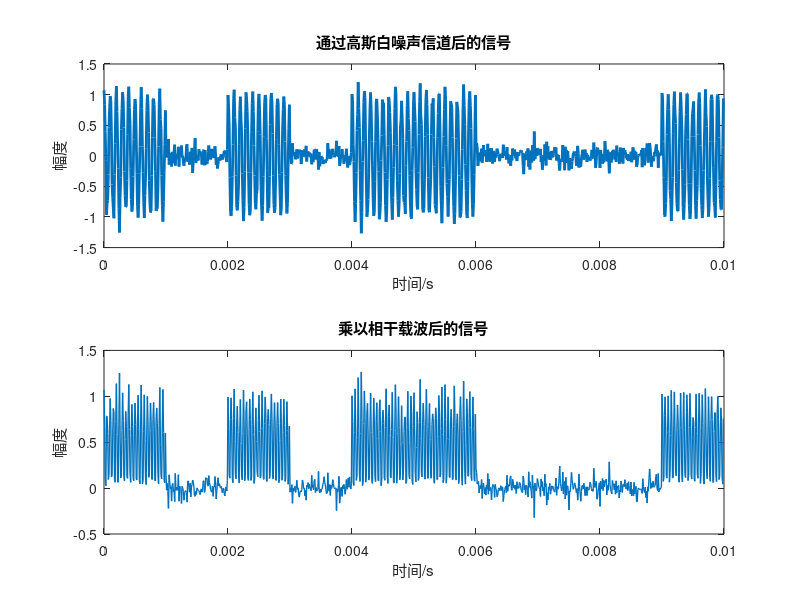
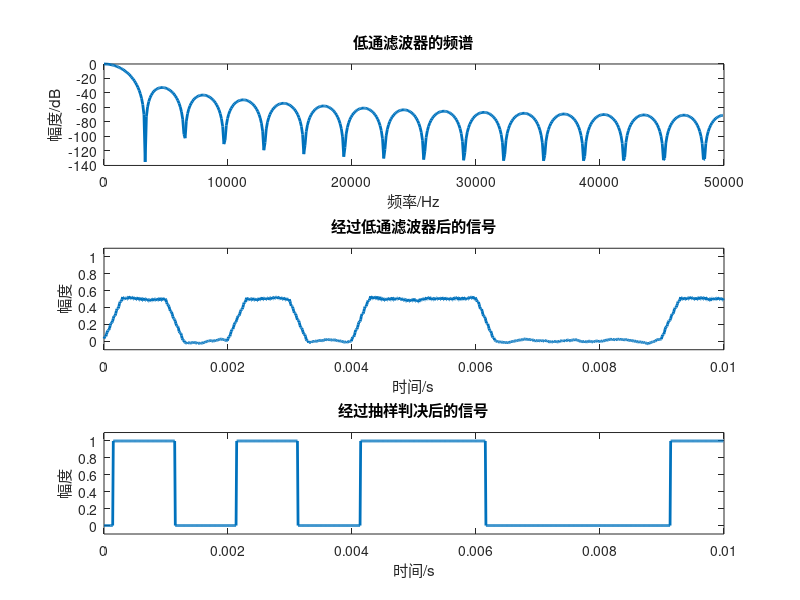
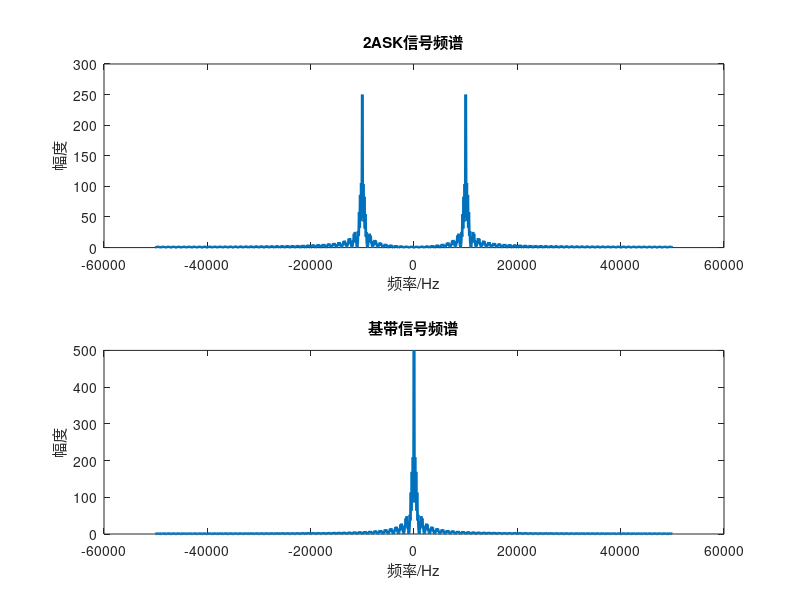
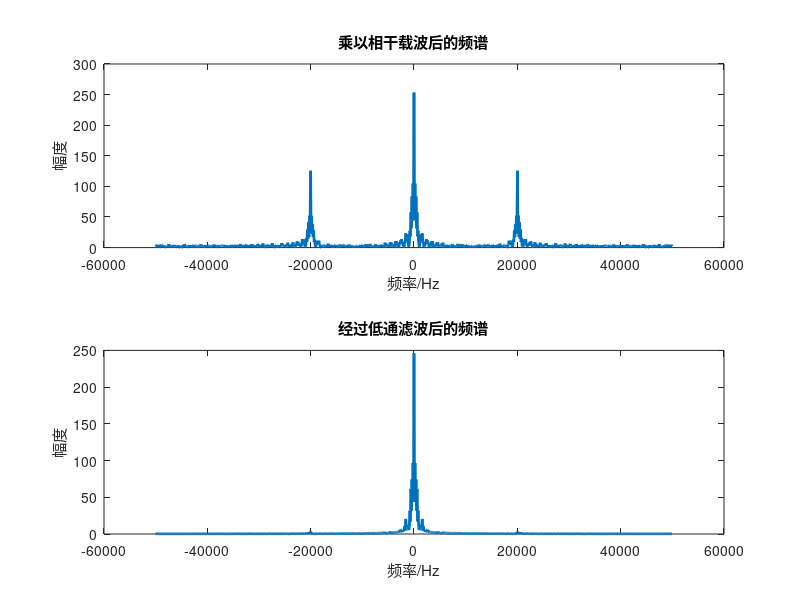

Recreate these plots in MATLAB, in order.
clear all;                 
close all;                  
clc;                        
%% 基本参数
M=10;                       % 产生码元数    
L=100;                      % 每码元复制L次,每个码元采样次数
Ts=0.001;                   % 每个码元的宽度,即码元的持续时间
Rb=1/Ts;                    % 码元速率1K
dt=Ts/L;                    % 采样间隔
TotalT=M*Ts;                % 总时间
t=0:dt:TotalT-dt;           % 时间
Fs=1/dt;                    % 采样间隔的倒数即采样频率

%% 产生单极性波形
wave=randi([0,1],1,M);      % 产生二进制随机码,M为码元个数
fz=ones(1,L);               % 定义复制的次数L,L为每码元的采样点数
x1=wave(fz,:);              % 将原来wave的第一行复制L次，称为L*M的矩阵
jidai=reshape(x1,1,L*M);    % 产生单极性不归零矩形脉冲波形，将刚得到的L*M矩阵，按列重新排列形成1*(L*M)的矩阵

%% 2ASK调制
fc=10000;                   % 载波频率      
zb=cos(2*pi*fc*t);          % 载波
ask2=jidai.*zb;             % 调制 
figure(1);                  
subplot(211);               
plot(t,jidai,'LineWidth',2);
title('基带信号波形');      
xlabel('时间/s');           
ylabel('幅度');            
axis([0,TotalT,-0.1,1.1])   

subplot(212)                 
plot(t,ask2,'LineWidth',2);  
title('2ASK信号波形')  
axis([0,TotalT,-1.1,1.1]); 
xlabel('时间/s');           
ylabel('幅度');             
%% 信号经过高斯白噪声信道
tz=awgn(ask2,20);           % 加噪
subplot(211);                
plot(t,tz,'LineWidth',2);   
axis([0,TotalT,-1.5,1.5]);  
title('通过高斯白噪声信道后的信号');
xlabel('时间/s');           
ylabel('幅度');             
%% 解调部分
tz=tz.*zb;                  % 相干解调，乘以相干载波
subplot(212)                 
plot(t,tz,'LineWidth',1)    
axis([0,TotalT,-0.5,1.5]);  
title("乘以相干载波后的信号")
xlabel('时间/s');           
ylabel('幅度');            
%% 加噪信号经过滤波器
% 低通滤波器设计
fp=2*Rb;                    % 低通滤波器截止频率，乘以2是因为下面要将模拟频率转换成数字频率wp=Rb/(Fs/2)
b=fir1(30, fp/Fs, boxcar(31));% 生成fir滤波器系统函数中分子多项式的系数
% fir1函数三个参数分别是阶数，数字截止频率，滤波器类型
% 这里是生成了30阶(31个抽头系数)的矩形窗滤波器
[h,w]=freqz(b, 1,512);      % 生成fir滤波器的频率响应
% freqz函数的三个参数分别是滤波器系统函数的分子多项式的系数，分母多项式的系数(fir滤波器分母系数为1)和采样点数(默认)512
lvbo=fftfilt(b,tz);         % 对信号进行滤波，tz是等待滤波的信号，b是fir滤波器的系统函数的分子多项式系数
figure(3);                    
subplot(311);               
plot(w/pi*Fs/2,20*log(abs(h)),'LineWidth',2); 
title('低通滤波器的频谱');  
xlabel('频率/Hz');          
ylabel('幅度/dB');          

subplot(312)                 
plot(t,lvbo,'LineWidth',2); 
axis([0,TotalT,-0.1,1.1]);  
title("经过低通滤波器后的信号");
xlabel('时间/s');           
ylabel('幅度');             

%% 抽样判决
k=0.25;                     % 判决阈值
pdst=1*(lvbo>0.25);         % 滤波后的向量的每个元素和0.25进行比较，大于0.25为1，否则为0
subplot(313)                 
plot(t,pdst,'LineWidth',2) 
axis([0,TotalT,-0.1,1.1]);  
title("经过抽样判决后的信号")
xlabel('时间/s');           
ylabel('幅度');            

%% 绘制频谱
%% 2ASK信号频谱
T=t(end);                   % 时间
df=1/T;                     % 频谱分辨率
N=length(ask2);             % 采样长度
f=(-N/2:N/2-1)*df;          % 频率范围
sf=fftshift(abs(fft(ask2)));% 对2ASK信号采用快速傅里叶变换并将0-fs频谱移动到-fs/2-fs/2
figure(4)                   
subplot(211)                 
plot(f,sf,'LineWidth',2)    
title("2ASK信号频谱")      
xlabel('频率/Hz');          
ylabel('幅度');           

%% 信源频谱
mf=fftshift(abs(fft(jidai)));%对信源信号采用快速傅里叶变换并移到矩阵中心
subplot(212);               
plot(f,mf,'LineWidth',2);   
title("基带信号频谱");     
xlabel('频率/Hz');          
ylabel('幅度');             

%% 乘以相干载波后的频谱
mmf=fftshift(abs(fft(tz))); % 对相干载波信号采用快速傅里叶变换并移到矩阵中心
figure(5)                   
subplot(211);                
plot(f,mmf,'LineWidth',2)   
title("乘以相干载波后的频谱")
xlabel('频率/Hz');          
ylabel('幅度');             

%% 经过低通滤波后的频谱
dmf=fftshift(abs(fft(lvbo)));
subplot(212);              
plot(f,dmf,'LineWidth',2) 
title("经过低通滤波后的频谱");
xlabel('频率/Hz');         
ylabel('幅度');            
